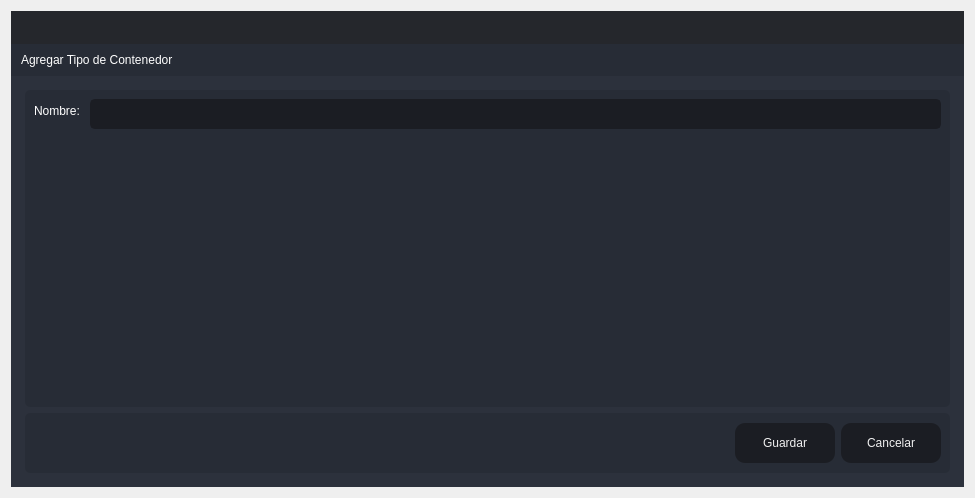
<?xml version="1.0" encoding="UTF-8"?>
<ui version="4.0">
 <class>Create_Sifon</class>
 <widget class="QDialog" name="Create_Sifon">
  <property name="windowModality">
   <enum>Qt::ApplicationModal</enum>
  </property>
  <property name="geometry">
   <rect>
    <x>0</x>
    <y>0</y>
    <width>975</width>
    <height>498</height>
   </rect>
  </property>
  <property name="windowTitle">
   <string>Agregar</string>
  </property>
  <layout class="QVBoxLayout" name="verticalLayout_6">
   <item>
    <widget class="QFrame" name="frame_main">
     <property name="styleSheet">
      <string notr="true">/* LINE EDIT */
QLineEdit {
	background-color: rgb(27, 29, 35);
	border-radius: 5px;
	border: 2px solid rgb(27, 29, 35);
	padding-left: 10px;
}
QLineEdit:hover {
	border: 2px solid rgb(64, 71, 88);
}
QLineEdit:focus {
	border: 2px solid rgb(91, 101, 124);
}

/* SCROLL BARS */
QScrollBar:horizontal {
    border: none;
    background: rgb(52, 59, 72);
    height: 14px;
    margin: 0px 21px 0 21px;
	border-radius: 0px;
}
QScrollBar::handle:horizontal {
    background: rgb(85, 170, 255);
    min-width: 25px;
	border-radius: 7px
}
QScrollBar::add-line:horizontal {
    border: none;
    background: rgb(55, 63, 77);
    width: 20px;
	border-top-right-radius: 7px;
    border-bottom-right-radius: 7px;
    subcontrol-position: right;
    subcontrol-origin: margin;
}
QScrollBar::sub-line:horizontal {
    border: none;
    background: rgb(55, 63, 77);
    width: 20px;
	border-top-left-radius: 7px;
    border-bottom-left-radius: 7px;
    subcontrol-position: left;
    subcontrol-origin: margin;
}
QScrollBar::up-arrow:horizontal, QScrollBar::down-arrow:horizontal
{
     background: none;
}
QScrollBar::add-page:horizontal, QScrollBar::sub-page:horizontal
{
     background: none;
}
 QScrollBar:vertical {
	border: none;
    background: rgb(52, 59, 72);
    width: 14px;
    margin: 21px 0 21px 0;
	border-radius: 0px;
 }
 QScrollBar::handle:vertical {	
	background: rgb(85, 170, 255);
    min-height: 25px;
	border-radius: 7px
 }
 QScrollBar::add-line:vertical {
     border: none;
    background: rgb(55, 63, 77);
     height: 20px;
	border-bottom-left-radius: 7px;
    border-bottom-right-radius: 7px;
     subcontrol-position: bottom;
     subcontrol-origin: margin;
 }
 QScrollBar::sub-line:vertical {
	border: none;
    background: rgb(55, 63, 77);
     height: 20px;
	border-top-left-radius: 7px;
    border-top-right-radius: 7px;
     subcontrol-position: top;
     subcontrol-origin: margin;
 }
 QScrollBar::up-arrow:vertical, QScrollBar::down-arrow:vertical {
     background: none;
 }

 QScrollBar::add-page:vertical, QScrollBar::sub-page:vertical {
     background: none;
 }

/* CHECKBOX */
QCheckBox::indicator {
    border: 3px solid rgb(52, 59, 72);
	width: 15px;
	height: 15px;
	border-radius: 10px;
    background: rgb(44, 49, 60);
}
QCheckBox::indicator:hover {
    border: 3px solid rgb(58, 66, 81);
}
QCheckBox::indicator:checked {
    background: 3px solid rgb(52, 59, 72);
	border: 3px solid rgb(52, 59, 72);	
	background-image: url(:/16x16/icons/16x16/cil-check-alt.png);
}

/* RADIO BUTTON */
QRadioButton::indicator {
    border: 3px solid rgb(52, 59, 72);
	width: 15px;
	height: 15px;
	border-radius: 10px;
    background: rgb(44, 49, 60);
}
QRadioButton::indicator:hover {
    border: 3px solid rgb(58, 66, 81);
}
QRadioButton::indicator:checked {
    background: 3px solid rgb(94, 106, 130);
	border: 3px solid rgb(52, 59, 72);	
}

/* COMBOBOX */
QComboBox{
	background-color: rgb(27, 29, 35);
	border-radius: 5px;
	border: 2px solid rgb(27, 29, 35);
	padding: 5px;
	padding-left: 10px;
}
QComboBox:hover{
	border: 2px solid rgb(64, 71, 88);
}
QComboBox::drop-down {
	subcontrol-origin: padding;
	subcontrol-position: top right;
	width: 25px; 
	border-left-width: 3px;
	border-left-color: rgba(39, 44, 54, 150);
	border-left-style: solid;
	border-top-right-radius: 3px;
	border-bottom-right-radius: 3px;	
	background-image: url(:/16x16/icons/16x16/cil-arrow-bottom.png);
	background-position: center;
	background-repeat: no-reperat;
 }
QComboBox QAbstractItemView {
	color: rgb(85, 170, 255);	
	background-color: rgb(27, 29, 35);
	padding: 10px;
	selection-background-color: rgb(39, 44, 54);
}

/* SLIDERS */
QSlider::groove:horizontal {
    border-radius: 9px;
    height: 18px;
	margin: 0px;
	background-color: rgb(52, 59, 72);
}
QSlider::groove:horizontal:hover {
	background-color: rgb(55, 62, 76);
}
QSlider::handle:horizontal {
    background-color: rgb(85, 170, 255);
    border: none;
    height: 18px;
    width: 18px;
    margin: 0px;
	border-radius: 9px;
}
QSlider::handle:horizontal:hover {
    background-color: rgb(105, 180, 255);
}
QSlider::handle:horizontal:pressed {
    background-color: rgb(65, 130, 195);
}

QSlider::groove:vertical {
    border-radius: 9px;
    width: 18px;
    margin: 0px;
	background-color: rgb(52, 59, 72);
}
QSlider::groove:vertical:hover {
	background-color: rgb(55, 62, 76);
}
QSlider::handle:vertical {
    background-color: rgb(85, 170, 255);
	border: none;
    height: 18px;
    width: 18px;
    margin: 0px;
	border-radius: 9px;
}
QSlider::handle:vertical:hover {
    background-color: rgb(105, 180, 255);
}
QSlider::handle:vertical:pressed {
    background-color: rgb(65, 130, 195);
}

</string>
     </property>
     <property name="frameShape">
      <enum>QFrame::NoFrame</enum>
     </property>
     <property name="frameShadow">
      <enum>QFrame::Raised</enum>
     </property>
     <layout class="QVBoxLayout" name="verticalLayout">
      <property name="spacing">
       <number>0</number>
      </property>
      <property name="leftMargin">
       <number>0</number>
      </property>
      <property name="topMargin">
       <number>0</number>
      </property>
      <property name="rightMargin">
       <number>0</number>
      </property>
      <property name="bottomMargin">
       <number>0</number>
      </property>
      <item>
       <widget class="QFrame" name="frame_top">
        <property name="minimumSize">
         <size>
          <width>0</width>
          <height>65</height>
         </size>
        </property>
        <property name="maximumSize">
         <size>
          <width>16777215</width>
          <height>65</height>
         </size>
        </property>
        <property name="styleSheet">
         <string notr="true">background-color: transparent;</string>
        </property>
        <property name="frameShape">
         <enum>QFrame::NoFrame</enum>
        </property>
        <property name="frameShadow">
         <enum>QFrame::Raised</enum>
        </property>
        <layout class="QHBoxLayout" name="horizontalLayout_3">
         <property name="spacing">
          <number>0</number>
         </property>
         <property name="leftMargin">
          <number>0</number>
         </property>
         <property name="topMargin">
          <number>0</number>
         </property>
         <property name="rightMargin">
          <number>0</number>
         </property>
         <property name="bottomMargin">
          <number>0</number>
         </property>
         <item>
          <widget class="QFrame" name="frame_toggle">
           <property name="maximumSize">
            <size>
             <width>70</width>
             <height>16777215</height>
            </size>
           </property>
           <property name="styleSheet">
            <string notr="true">background-color: rgb(27, 29, 35);</string>
           </property>
           <property name="frameShape">
            <enum>QFrame::NoFrame</enum>
           </property>
           <property name="frameShadow">
            <enum>QFrame::Raised</enum>
           </property>
           <layout class="QVBoxLayout" name="verticalLayout_3">
            <property name="spacing">
             <number>0</number>
            </property>
            <property name="leftMargin">
             <number>0</number>
            </property>
            <property name="topMargin">
             <number>0</number>
            </property>
            <property name="rightMargin">
             <number>0</number>
            </property>
            <property name="bottomMargin">
             <number>0</number>
            </property>
           </layout>
          </widget>
         </item>
         <item>
          <widget class="QFrame" name="frame_top_right">
           <property name="styleSheet">
            <string notr="true">background: transparent;</string>
           </property>
           <property name="frameShape">
            <enum>QFrame::NoFrame</enum>
           </property>
           <property name="frameShadow">
            <enum>QFrame::Raised</enum>
           </property>
           <layout class="QVBoxLayout" name="verticalLayout_2">
            <property name="spacing">
             <number>0</number>
            </property>
            <property name="leftMargin">
             <number>0</number>
            </property>
            <property name="topMargin">
             <number>0</number>
            </property>
            <property name="rightMargin">
             <number>0</number>
            </property>
            <property name="bottomMargin">
             <number>0</number>
            </property>
            <item>
             <widget class="QFrame" name="frame_top_btns">
              <property name="maximumSize">
               <size>
                <width>16777215</width>
                <height>42</height>
               </size>
              </property>
              <property name="styleSheet">
               <string notr="true">background-color: rgba(27, 29, 35, 200)</string>
              </property>
              <property name="frameShape">
               <enum>QFrame::NoFrame</enum>
              </property>
              <property name="frameShadow">
               <enum>QFrame::Raised</enum>
              </property>
              <layout class="QHBoxLayout" name="horizontalLayout_4">
               <property name="spacing">
                <number>0</number>
               </property>
               <property name="leftMargin">
                <number>0</number>
               </property>
               <property name="topMargin">
                <number>0</number>
               </property>
               <property name="rightMargin">
                <number>0</number>
               </property>
               <property name="bottomMargin">
                <number>0</number>
               </property>
               <item>
                <widget class="QFrame" name="frame_label_top_btns">
                 <property name="sizePolicy">
                  <sizepolicy hsizetype="Expanding" vsizetype="Preferred">
                   <horstretch>0</horstretch>
                   <verstretch>0</verstretch>
                  </sizepolicy>
                 </property>
                 <property name="frameShape">
                  <enum>QFrame::NoFrame</enum>
                 </property>
                 <property name="frameShadow">
                  <enum>QFrame::Raised</enum>
                 </property>
                 <layout class="QHBoxLayout" name="horizontalLayout_10">
                  <property name="spacing">
                   <number>0</number>
                  </property>
                  <property name="leftMargin">
                   <number>5</number>
                  </property>
                  <property name="topMargin">
                   <number>0</number>
                  </property>
                  <property name="rightMargin">
                   <number>10</number>
                  </property>
                  <property name="bottomMargin">
                   <number>0</number>
                  </property>
                 </layout>
                </widget>
               </item>
               <item alignment="Qt::AlignRight">
                <widget class="QFrame" name="frame_btns_right">
                 <property name="sizePolicy">
                  <sizepolicy hsizetype="Expanding" vsizetype="Preferred">
                   <horstretch>0</horstretch>
                   <verstretch>0</verstretch>
                  </sizepolicy>
                 </property>
                 <property name="maximumSize">
                  <size>
                   <width>120</width>
                   <height>16777215</height>
                  </size>
                 </property>
                 <property name="frameShape">
                  <enum>QFrame::NoFrame</enum>
                 </property>
                 <property name="frameShadow">
                  <enum>QFrame::Raised</enum>
                 </property>
                 <layout class="QHBoxLayout" name="horizontalLayout_5">
                  <property name="spacing">
                   <number>0</number>
                  </property>
                  <property name="leftMargin">
                   <number>0</number>
                  </property>
                  <property name="topMargin">
                   <number>0</number>
                  </property>
                  <property name="rightMargin">
                   <number>0</number>
                  </property>
                  <property name="bottomMargin">
                   <number>0</number>
                  </property>
                 </layout>
                </widget>
               </item>
              </layout>
             </widget>
            </item>
            <item>
             <widget class="QFrame" name="frame_top_info">
              <property name="maximumSize">
               <size>
                <width>16777215</width>
                <height>65</height>
               </size>
              </property>
              <property name="styleSheet">
               <string notr="true">background-color: rgb(39, 44, 54);</string>
              </property>
              <property name="frameShape">
               <enum>QFrame::NoFrame</enum>
              </property>
              <property name="frameShadow">
               <enum>QFrame::Raised</enum>
              </property>
              <layout class="QHBoxLayout" name="horizontalLayout_8">
               <property name="spacing">
                <number>0</number>
               </property>
               <property name="leftMargin">
                <number>10</number>
               </property>
               <property name="topMargin">
                <number>0</number>
               </property>
               <property name="rightMargin">
                <number>10</number>
               </property>
               <property name="bottomMargin">
                <number>0</number>
               </property>
               <item>
                <widget class="QLabel" name="label">
                 <property name="styleSheet">
                  <string notr="true">font: 75 16pt &quot;MS Shell Dlg 2&quot;;
color: rgb(255, 255, 255);</string>
                 </property>
                 <property name="text">
                  <string>Agregar Tipo de Contenedor</string>
                 </property>
                </widget>
               </item>
              </layout>
             </widget>
            </item>
           </layout>
          </widget>
         </item>
        </layout>
       </widget>
      </item>
      <item>
       <widget class="QFrame" name="frame_center">
        <property name="sizePolicy">
         <sizepolicy hsizetype="Expanding" vsizetype="Expanding">
          <horstretch>0</horstretch>
          <verstretch>0</verstretch>
         </sizepolicy>
        </property>
        <property name="styleSheet">
         <string notr="true">background-color: rgb(40, 44, 52);</string>
        </property>
        <property name="frameShape">
         <enum>QFrame::NoFrame</enum>
        </property>
        <property name="frameShadow">
         <enum>QFrame::Raised</enum>
        </property>
        <layout class="QHBoxLayout" name="horizontalLayout_2">
         <property name="spacing">
          <number>0</number>
         </property>
         <property name="leftMargin">
          <number>0</number>
         </property>
         <property name="topMargin">
          <number>0</number>
         </property>
         <property name="rightMargin">
          <number>0</number>
         </property>
         <property name="bottomMargin">
          <number>0</number>
         </property>
         <item>
          <widget class="QFrame" name="frame_content_right">
           <property name="styleSheet">
            <string notr="true">background-color: rgb(44, 49, 60);</string>
           </property>
           <property name="frameShape">
            <enum>QFrame::NoFrame</enum>
           </property>
           <property name="frameShadow">
            <enum>QFrame::Raised</enum>
           </property>
           <layout class="QVBoxLayout" name="verticalLayout_4">
            <property name="spacing">
             <number>0</number>
            </property>
            <property name="leftMargin">
             <number>0</number>
            </property>
            <property name="topMargin">
             <number>0</number>
            </property>
            <property name="rightMargin">
             <number>0</number>
            </property>
            <property name="bottomMargin">
             <number>0</number>
            </property>
            <item>
             <widget class="QFrame" name="frame_content">
              <property name="frameShape">
               <enum>QFrame::NoFrame</enum>
              </property>
              <property name="frameShadow">
               <enum>QFrame::Raised</enum>
              </property>
              <layout class="QVBoxLayout" name="verticalLayout_9">
               <property name="spacing">
                <number>0</number>
               </property>
               <property name="leftMargin">
                <number>5</number>
               </property>
               <property name="topMargin">
                <number>5</number>
               </property>
               <property name="rightMargin">
                <number>5</number>
               </property>
               <property name="bottomMargin">
                <number>5</number>
               </property>
               <item>
                <widget class="QStackedWidget" name="stackedWidget">
                 <property name="styleSheet">
                  <string notr="true">background: transparent;</string>
                 </property>
                 <property name="currentIndex">
                  <number>0</number>
                 </property>
                 <widget class="QWidget" name="page_home">
                  <layout class="QVBoxLayout" name="verticalLayout_10">
                   <item>
                    <widget class="QFrame" name="frame">
                     <property name="styleSheet">
                      <string notr="true">background-color: rgb(39, 44, 54);
border-radius: 5px;</string>
                     </property>
                     <property name="frameShape">
                      <enum>QFrame::StyledPanel</enum>
                     </property>
                     <property name="frameShadow">
                      <enum>QFrame::Raised</enum>
                     </property>
                     <layout class="QVBoxLayout" name="verticalLayout_5">
                      <item>
                       <layout class="QFormLayout" name="formLayout_2">
                        <item row="0" column="1">
                         <widget class="QLineEdit" name="lineEditCreate">
                          <property name="minimumSize">
                           <size>
                            <width>0</width>
                            <height>30</height>
                           </size>
                          </property>
                          <property name="styleSheet">
                           <string notr="true">QLineEdit {
	background-color: rgb(27, 29, 35);
	border-radius: 5px;
	border: 2px solid rgb(27, 29, 35);
	padding-left: 10px;
	font: 75 12pt &quot;MS Shell Dlg 2&quot;;
	color: rgb(255, 255, 255);
}
QLineEdit:hover {
	border: 2px solid rgb(64, 71, 88);
}
QLineEdit:focus {
	border: 2px solid rgb(91, 101, 124);
}</string>
                          </property>
                         </widget>
                        </item>
                        <item row="0" column="0">
                         <widget class="QLabel" name="label_2">
                          <property name="styleSheet">
                           <string notr="true">font: 75 12pt &quot;MS Shell Dlg 2&quot;;
color: rgb(255, 255, 255);</string>
                          </property>
                          <property name="text">
                           <string>Nombre: </string>
                          </property>
                         </widget>
                        </item>
                       </layout>
                      </item>
                     </layout>
                    </widget>
                   </item>
                   <item>
                    <widget class="QFrame" name="frame_2">
                     <property name="minimumSize">
                      <size>
                       <width>0</width>
                       <height>60</height>
                      </size>
                     </property>
                     <property name="maximumSize">
                      <size>
                       <width>16777215</width>
                       <height>60</height>
                      </size>
                     </property>
                     <property name="styleSheet">
                      <string notr="true">background-color: rgb(39, 44, 54);
border-radius: 5px;</string>
                     </property>
                     <property name="frameShape">
                      <enum>QFrame::StyledPanel</enum>
                     </property>
                     <property name="frameShadow">
                      <enum>QFrame::Raised</enum>
                     </property>
                     <layout class="QHBoxLayout" name="horizontalLayout_9">
                      <item>
                       <layout class="QGridLayout" name="gridLayout">
                        <item row="0" column="0">
                         <spacer name="horizontalSpacer">
                          <property name="orientation">
                           <enum>Qt::Horizontal</enum>
                          </property>
                          <property name="sizeHint" stdset="0">
                           <size>
                            <width>40</width>
                            <height>20</height>
                           </size>
                          </property>
                         </spacer>
                        </item>
                        <item row="0" column="1">
                         <widget class="QPushButton" name="btnAgregarAduana">
                          <property name="minimumSize">
                           <size>
                            <width>100</width>
                            <height>40</height>
                           </size>
                          </property>
                          <property name="styleSheet">
                           <string notr="true">QPushButton {
	border-color: rgb(27, 29, 35);
	font: 75 10pt &quot;MS Shell Dlg 2&quot;;
	color: rgb(240, 240, 240);
	background-color: rgb(27, 29, 35);
	border: 0px solid;
	border-radius: 10px;	
}
QPushButton:hover {
	background-color:rgb(44, 49, 60);
	border-color: rgb(27, 29, 35);
	border: 2px solid;
}</string>
                          </property>
                          <property name="text">
                           <string>Guardar</string>
                          </property>
                         </widget>
                        </item>
                        <item row="0" column="2">
                         <widget class="QPushButton" name="btnCancelarAduana">
                          <property name="minimumSize">
                           <size>
                            <width>100</width>
                            <height>40</height>
                           </size>
                          </property>
                          <property name="styleSheet">
                           <string notr="true">QPushButton {
	border-color: rgb(27, 29, 35);
	font: 75 10pt &quot;MS Shell Dlg 2&quot;;
	color: rgb(240, 240, 240);
	background-color: rgb(27, 29, 35);
	border: 0px solid;
	border-radius: 10px;	
}
QPushButton:hover {
	background-color:rgb(44, 49, 60);
	border-color: rgb(27, 29, 35);
	border: 2px solid;
}</string>
                          </property>
                          <property name="text">
                           <string>Cancelar</string>
                          </property>
                         </widget>
                        </item>
                       </layout>
                      </item>
                     </layout>
                    </widget>
                   </item>
                  </layout>
                 </widget>
                </widget>
               </item>
              </layout>
             </widget>
            </item>
           </layout>
          </widget>
         </item>
        </layout>
       </widget>
      </item>
     </layout>
    </widget>
   </item>
  </layout>
 </widget>
 <resources/>
 <connections/>
</ui>
